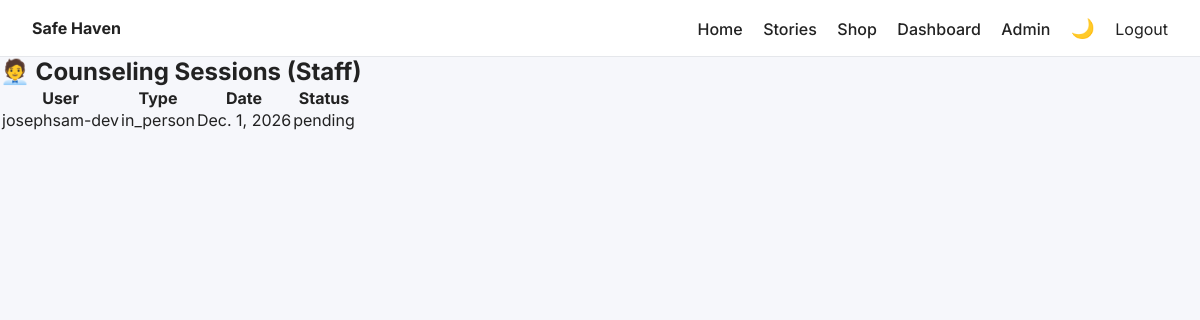
The page /counseling/staff/sessions/ (signed in) on the database as committed earlier.
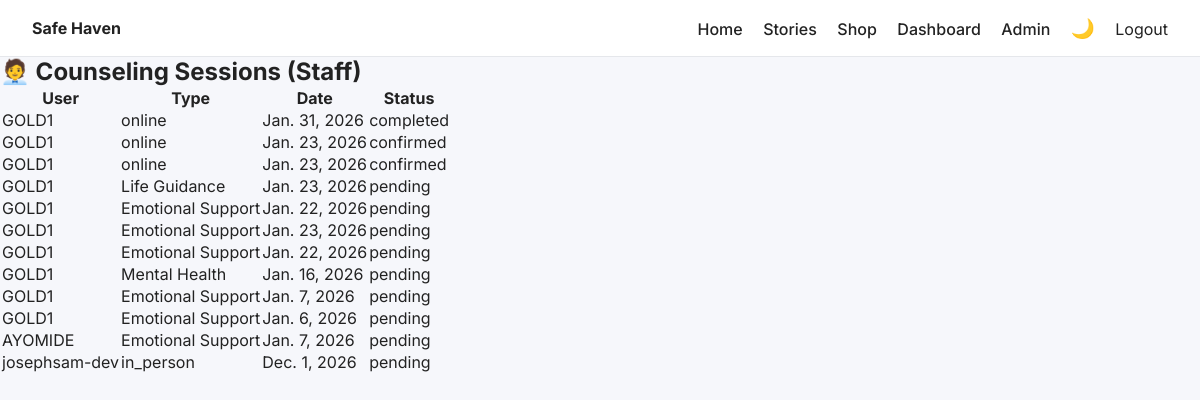
The same page on the database as committed later.
### counseling/models.py (models this page shows, shortened)
class CounselingSession(models.Model):
    STATUS_CHOICES = [
        ("pending", "Pending"),
        ("confirmed", "Confirmed"),
        ("completed", "Completed"),
    ]
    SESSION_TYPE_CHOICES = [
        ("online", "Online"),
        ("in_person", "In Person"),
    ]
    user = models.ForeignKey(User, on_delete=models.CASCADE)
    session_type = models.CharField(max_length=20, choices=SESSION_TYPE_CHOICES)
    message = models.TextField()
    scheduled_date = models.DateField()
    status = models.CharField(
        max_length=20,
        choices=STATUS_CHOICES,
        default="pending"
    )
    created_at = models.DateTimeField(auto_now_add=True)

### counseling/views.py (the view)
# urls.py: path("staff/sessions/", views.staff_sessions, name="staff_sessions"),
@login_required
def staff_sessions(request):
    if not request.user.is_staff:
        return redirect("dashboard")
    sessions = CounselingSession.objects.all().order_by("-created_at")
    return render(request, "counseling/staff_sessions.html", {
        "sessions": sessions
    })

### counseling/templates/counseling/staff_sessions.html
{% extends "main/base.html" %}
{% block content %}
<div class="container">
  <h2>🧑‍💼 Counseling Sessions (Staff)</h2>
  <table class="table">
    <tr>
      <th>User</th>
      <th>Type</th>
      <th>Date</th>
      <th>Status</th>
    </tr>
    {% for session in sessions %}
      <tr>
        <td>{{ session.user.username }}</td>
        <td>{{ session.session_type }}</td>
        <td>{{ session.scheduled_date }}</td>
        <td>{{ session.status }}</td>
      </tr>
    {% empty %}
      <tr>
        <td colspan="4">No sessions found.</td>
      </tr>
    {% endfor %}
  </table>
</div>
{% endblock %}

Rows that differ between the two databases and show on the page:
added CounselingSession: user.username "GOLD1", session_type "online", scheduled_date "Jan. 31, 2026", status "completed"
added CounselingSession: user.username "GOLD1", session_type "online", scheduled_date "Jan. 23, 2026", status "confirmed"
added CounselingSession: user.username "GOLD1", session_type "online", scheduled_date "Jan. 23, 2026", status "confirmed"
added CounselingSession: user.username "GOLD1", session_type "Life Guidance", scheduled_date "Jan. 23, 2026", status "pending"
added CounselingSession: user.username "GOLD1", session_type "Emotional Support", scheduled_date "Jan. 22, 2026", status "pending"
added CounselingSession: user.username "GOLD1", session_type "Emotional Support", scheduled_date "Jan. 23, 2026", status "pending"
added CounselingSession: user.username "GOLD1", session_type "Emotional Support", scheduled_date "Jan. 22, 2026", status "pending"
added CounselingSession: user.username "GOLD1", session_type "Mental Health", scheduled_date "Jan. 16, 2026", status "pending"
added CounselingSession: user.username "GOLD1", session_type "Emotional Support", scheduled_date "Jan. 7, 2026", status "pending"
added CounselingSession: user.username "GOLD1", session_type "Emotional Support", scheduled_date "Jan. 6, 2026", status "pending"
added CounselingSession: user.username "AYOMIDE", session_type "Emotional Support", scheduled_date "Jan. 7, 2026", status "pending"
